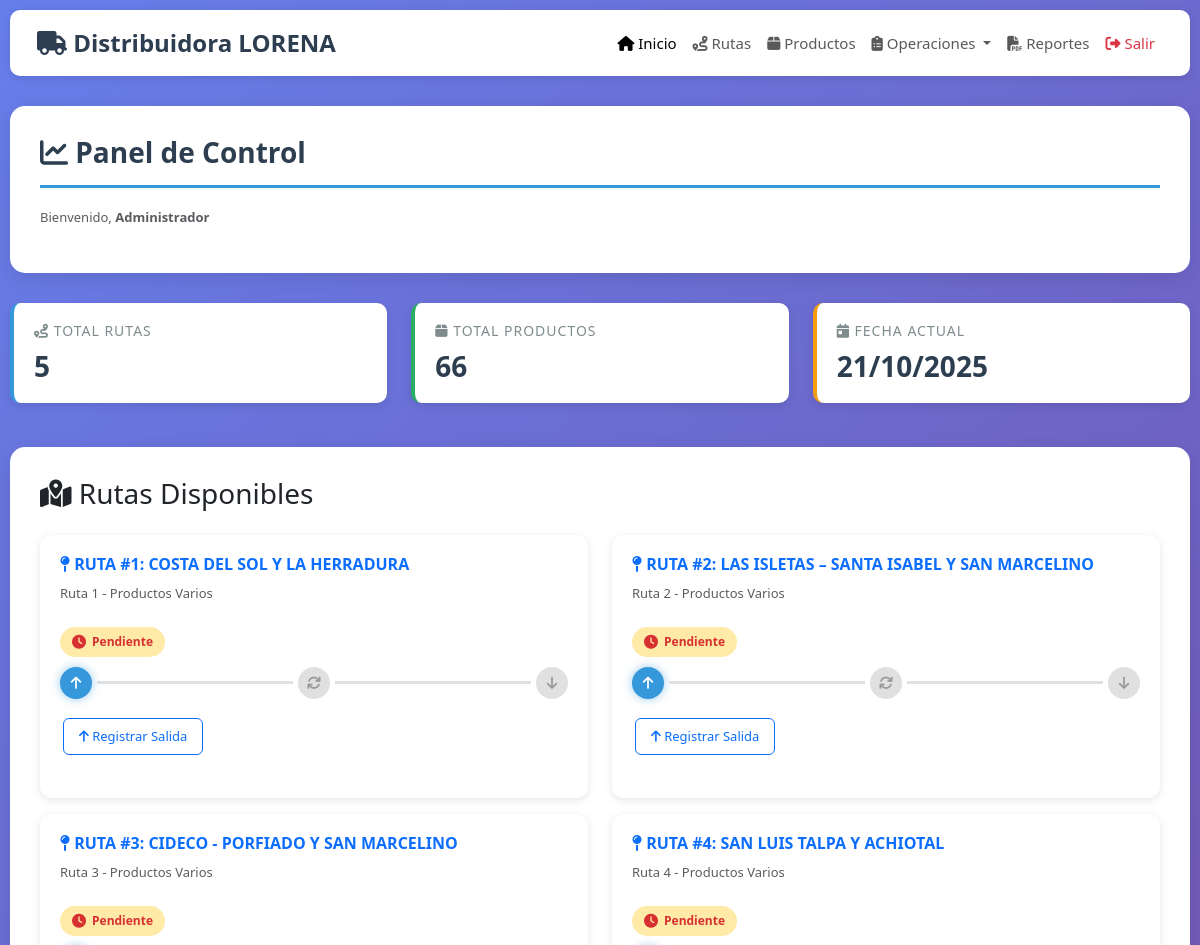
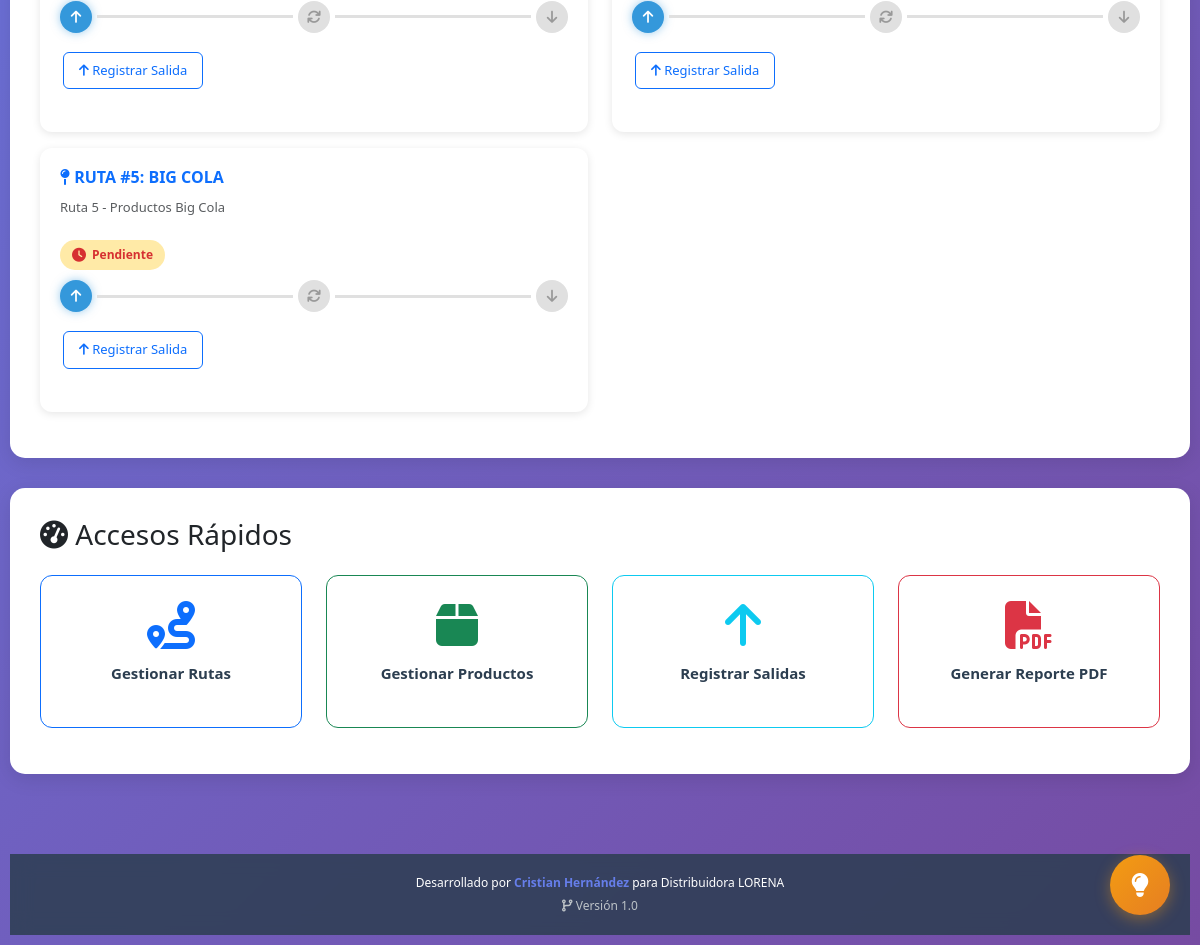
/index.php (signed in), run on the app's committed database (2 pictures, top to bottom).
### tables this page shows
CREATE TABLE IF NOT EXISTS `rutas` (
  `id` int NOT NULL AUTO_INCREMENT,
  `nombre` varchar(100) NOT NULL,
  `descripcion` text,
  `activo` tinyint(1) DEFAULT '1',
  `fecha_creacion` timestamp NULL DEFAULT CURRENT_TIMESTAMP,
  PRIMARY KEY (`id`)
);

### includes/functions.php (called while the page is built, shortened)
<?php
function existeSalida($conn, $ruta_id, $fecha) {
    $stmt = $conn->prepare("SELECT COUNT(*) as total FROM salidas WHERE ruta_id = ? AND fecha = ?");
    $stmt->bind_param("is", $ruta_id, $fecha);
    $stmt->execute();
    $result = $stmt->get_result();
    $row = $result->fetch_assoc();
    return $row['total'] > 0;
}
function existeRecarga($conn, $ruta_id, $fecha) {
    $stmt = $conn->prepare("SELECT COUNT(*) as total FROM recargas WHERE ruta_id = ? AND fecha = ?");
    $stmt->bind_param("is", $ruta_id, $fecha);
    $stmt->execute();
    $result = $stmt->get_result();
    $row = $result->fetch_assoc();
    return $row['total'] > 0;
}
function existeRetorno($conn, $ruta_id, $fecha) {
    $stmt = $conn->prepare("SELECT COUNT(*) as total FROM retornos WHERE ruta_id = ? AND fecha = ?");
    $stmt->bind_param("is", $ruta_id, $fecha);
    $stmt->execute();
    $result = $stmt->get_result();
    $row = $result->fetch_assoc();
    return $row['total'] > 0;
}
function existeLiquidacion($conn, $ruta_id, $fecha) {
    $stmt = $conn->prepare("SELECT COUNT(*) as total FROM liquidaciones WHERE ruta_id = ? AND fecha = ?");
    $stmt->bind_param("is", $ruta_id, $fecha);
    $stmt->execute();
    $result = $stmt->get_result();
    $row = $result->fetch_assoc();
    return $row['total'] > 0;
}
function obtenerEstadoRuta($conn, $ruta_id, $fecha) {
    $tiene_salida = existeSalida($conn, $ruta_id, $fecha);
    $tiene_recarga = existeRecarga($conn, $ruta_id, $fecha);
    $tiene_retorno = existeRetorno($conn, $ruta_id, $fecha);
    $tiene_liquidacion = existeLiquidacion($conn, $ruta_id, $fecha);
    $completada = $tiene_salida && $tiene_retorno && $tiene_liquidacion;
    $estado = 'pendiente';
    return [
        'estado' => $estado,
        'tiene_salida' => $tiene_salida,
        'tiene_recarga' => $tiene_recarga,
        'tiene_retorno' => $tiene_retorno,
        'tiene_liquidacion' => $tiene_liquidacion,
        'completada' => $completada
    ];
}
?>

### index.php (the view, shortened to what this page needs)
<?php
require_once 'includes/functions.php';
$conn = getConnection();
$total_rutas = $conn->query("SELECT COUNT(*) as total FROM rutas WHERE activo = 1")->fetch_assoc()['total'];
$total_productos = $conn->query("SELECT COUNT(*) as total FROM productos WHERE activo = 1")->fetch_assoc()['total'];
$fecha_hoy = date('Y-m-d');
$rutas = $conn->query("SELECT * FROM rutas WHERE activo = 1 ORDER BY id");
$rutas_con_estado = [];
while ($ruta = $rutas->fetch_assoc()) {
    $ruta_id = $ruta['id'];
    $estado = obtenerEstadoRuta($conn, $ruta_id, $fecha_hoy);
    $ruta['estado'] = $estado['estado'];
    $ruta['tiene_salida'] = $estado['tiene_salida'];
    $ruta['tiene_recarga'] = $estado['tiene_recarga'];
    $ruta['tiene_retorno'] = $estado['tiene_retorno'];
    $ruta['tiene_liquidacion'] = $estado['tiene_liquidacion'];
    $ruta['completada'] = $estado['completada'];
    $rutas_con_estado[] = $ruta;
}
?>
<!DOCTYPE html>
<html lang="es">
<head>
    <link href="https://cdn.jsdelivr.net/npm/bootstrap@5.3.0/dist/css/bootstrap.min.css" rel="stylesheet">
    <link rel="stylesheet" href="https://cdnjs.cloudflare.com/ajax/libs/font-awesome/6.4.0/css/all.min.css">
    <link rel="stylesheet" href="assets/css/custom.css">
</head>
<body>
    <nav class="navbar navbar-expand-lg navbar-light navbar-custom">
        <div class="container-fluid">
            <a class="navbar-brand" href="index.php">
                <i class="fas fa-truck"></i> Distribuidora LORENA
            </a>
            <div class="collapse navbar-collapse" id="navbarNav">
                <ul class="navbar-nav ms-auto">
                    <li class="nav-item">
                        <a class="nav-link active" href="index.php">
                            <i class="fas fa-home"></i> Inicio
                        </a>
                    </li>
                    <li class="nav-item">
                        <a class="nav-link" href="rutas.php">
                            <i class="fas fa-route"></i> Rutas
                        </a>
                    </li>
                    <li class="nav-item">
                        <a class="nav-link" href="productos.php">
                            <i class="fas fa-box"></i> Productos
                        </a>
                    </li>
                    <li class="nav-item dropdown">
                        <a class="nav-link dropdown-toggle" href="#" id="navbarDropdown" role="button" data-bs-toggle="dropdown">
                            <i class="fas fa-clipboard-list"></i> Operaciones
                        </a>
                    </li>
                    <li class="nav-item">
                        <a class="nav-link" href="generar_pdf.php">
                            <i class="fas fa-file-pdf"></i> Reportes
                        </a>
                    </li>
                    <li class="nav-item">
                        <a class="nav-link text-danger" href="logout.php">
                            <i class="fas fa-sign-out-alt"></i> Salir
                        </a>
                    </li>
                </ul>
            </div>
        </div>
    </nav>
    <div class="dashboard-container">
        <div class="content-card">
            <h1 class="page-title">
                <i class="fas fa-chart-line"></i> Panel de Control
            </h1>
            <p class="text-muted">Bienvenido, <strong><?php echo $_SESSION['nombre']; ?></strong></p>
        </div>
        <div class="row">
            <div class="col-lg-4 col-md-6 col-sm-6 mb-4">
                <div class="summary-card" style="border-left-color: #3498db;">
                    <h5><i class="fas fa-route"></i> Total Rutas</h5>
                    <h3><?php echo $total_rutas; ?></h3>
                </div>
            </div>
            <div class="col-lg-4 col-md-6 col-sm-6 mb-4">
                <div class="summary-card" style="border-left-color: #27ae60;">
                    <h5><i class="fas fa-box"></i> Total Productos</h5>
                    <h3><?php echo $total_productos; ?></h3>
                </div>
            </div>
            <div class="col-lg-4 col-md-12 col-sm-12 mb-4">
                <div class="summary-card" style="border-left-color: #f39c12;">
                    <h5><i class="fas fa-calendar-day"></i> Fecha Actual</h5>
                    <h3><?php echo date('d/m/Y'); ?></h3>
                </div>
            </div>
        </div>
        <div class="content-card">
            <h3 class="mb-4">
                <i class="fas fa-map-marked-alt"></i> Rutas Disponibles
            </h3>
            <div class="row">
                <?php foreach ($rutas_con_estado as $ruta): ?>
                    <div class="col-lg-6 col-md-6 col-sm-12 mb-3">
                        <div class="card ruta-card h-100">
                            <div class="card-body">
                                <h5 class="card-title text-primary">
                                    <i class="fas fa-map-pin"></i> <?php echo htmlspecialchars($ruta['nombre']); ?>
                                </h5>
                                <p class="card-text text-muted"><?php echo htmlspecialchars($ruta['descripcion']); ?></p>
                                <?php if ($ruta['estado'] == 'pendiente'): ?>
                                    <span class="ruta-status-badge pendiente">
                                        <i class="fas fa-clock"></i> Pendiente
                                    </span>
                                <?php elseif ($ruta['estado'] == 'en-proceso'): ?>
                                    <span class="ruta-status-badge en-proceso">
                                        <i class="fas fa-spinner"></i> En Proceso
                                    </span>
                                <?php else: ?>
                                    <span class="ruta-status-badge completada">
                                        <i class="fas fa-check-circle"></i> Completada Hoy
                                    </span>
                                <?php endif; ?>
                                <div class="progress-indicator">
                                    <div class="progress-step <?php echo $ruta['tiene_salida'] ? 'completed' : ($ruta['estado'] == 'pendiente' ? 'active' : ''); ?>" title="Salida">
                                        <i class="fas fa-arrow-up"></i>
                                    </div>
                                    <div class="progress-line <?php echo $ruta['tiene_salida'] ? 'completed' : ''; ?>"></div>
                                    <div class="progress-step <?php echo $ruta['tiene_recarga'] ? 'completed' : ($ruta['tiene_salida'] && !$ruta['tiene_recarga'] ? 'active' : ''); ?>" title="Recarga">
                                        <i class="fas fa-sync"></i>
                                    </div>
                                    <div class="progress-line <?php echo $ruta['tiene_recarga'] ? 'completed' : ''; ?>"></div>
                                    <div class="progress-step <?php echo $ruta['tiene_retorno'] ? 'completed' : ($ruta['tiene_recarga'] && !$ruta['tiene_retorno'] ? 'active' : ''); ?>" title="Retorno">
                                        <i class="fas fa-arrow-down"></i>
                                    </div>
                                </div>
                                <div class="d-flex gap-2 flex-wrap mt-3">
                                    <?php if ($ruta['completada'] && $ruta['tiene_liquidacion']): ?>
                                        <a href="generar_pdf.php?ruta=<?php echo $ruta['id']; ?>&fecha=<?php echo $fecha_hoy; ?>&generar=1"
   class="btn btn-success btn-ruta-action">
    <i class="fas fa-file-pdf"></i> Ver Reporte Final
</a>
                                    <?php else: ?>
                                        <a href="salidas.php?ruta=<?php echo $ruta['id']; ?>" class="btn btn-outline-primary btn-ruta-action">
                                            <i class="fas fa-arrow-up"></i> <?php echo $ruta['tiene_salida'] ? 'Editar' : 'Registrar'; ?> Salida
                                        </a>
                                    <?php endif; ?>
                                </div>
                            </div>
                        </div>
                    </div>
                <?php endforeach; ?>
            </div>
        </div>
        <div class="content-card">
            <h3 class="mb-4">
                <i class="fas fa-tachometer-alt"></i> Accesos Rápidos
            </h3>
            <div class="row">
                <div class="col-lg-3 col-md-6 col-sm-6 col-6 mb-3">
                    <a href="rutas.php" class="acceso-rapido-card">
                        <div class="card text-center h-100 border-primary">
                            <div class="card-body">
                                <i class="fas fa-route text-primary"></i>
                                <h6>Gestionar Rutas</h6>
                            </div>
                        </div>
                    </a>
                </div>
                <div class="col-lg-3 col-md-6 col-sm-6 col-6 mb-3">
                    <a href="productos.php" class="acceso-rapido-card">
                        <div class="card text-center h-100 border-success">
                            <div class="card-body">
                                <i class="fas fa-box text-success"></i>
                                <h6>Gestionar Productos</h6>
                            </div>
                        </div>
                    </a>
                </div>
                <div class="col-lg-3 col-md-6 col-sm-6 col-6 mb-3">
                    <a href="salidas.php" class="acceso-rapido-card">
                        <div class="card text-center h-100 border-info">
                            <div class="card-body">
                                <i class="fas fa-arrow-up text-info"></i>
                                <h6>Registrar Salidas</h6>
                            </div>
                        </div>
                    </a>
                </div>
                <div class="col-lg-3 col-md-6 col-sm-6 col-6 mb-3">
                    <a href="generar_pdf.php" class="acceso-rapido-card">
                        <div class="card text-center h-100 border-danger">
                            <div class="card-body">
                                <i class="fas fa-file-pdf text-danger"></i>
                                <h6>Generar Reporte PDF</h6>
                            </div>
                        </div>
                    </a>
                </div>
            </div>
        </div>
    </div>
    <div class="footer-fixed" style="width: 100%; text-align: center; padding: 20px 15px; background: rgba(44, 62, 80, 0.85); color: white; font-size: 12px; margin-top: 50px; backdrop-filter: blur(10px);">
        <div>Desarrollado por <strong style="color: #667eea;">Cristian Hernández</strong> para Distribuidora LORENA</div>
        <div style="margin-top: 5px; color: #bdc3c7;"><i class="fas fa-code-branch"></i> Versión 1.0</div>
    </div>
</body>
</html>

### data on the page
rutas: nombre "RUTA #1: COSTA DEL SOL Y LA HERRADURA", descripcion "Ruta 1 - Productos Varios"
rutas: nombre "RUTA #2: LAS ISLETAS – SANTA ISABEL Y SAN MARCELINO", descripcion "Ruta 2 - Productos Varios"
rutas: nombre "RUTA #3: CIDECO - PORFIADO Y SAN MARCELINO", descripcion "Ruta 3 - Productos Varios"
rutas: nombre "RUTA #4: SAN LUIS TALPA Y ACHIOTAL", descripcion "Ruta 4 - Productos Varios"
rutas: nombre "RUTA #5: BIG COLA", descripcion "Ruta 5 - Productos Big Cola"

### other printed values
$_SESSION['nombre'] "Administrador"
$total_rutas "5"
$total_productos "66"
